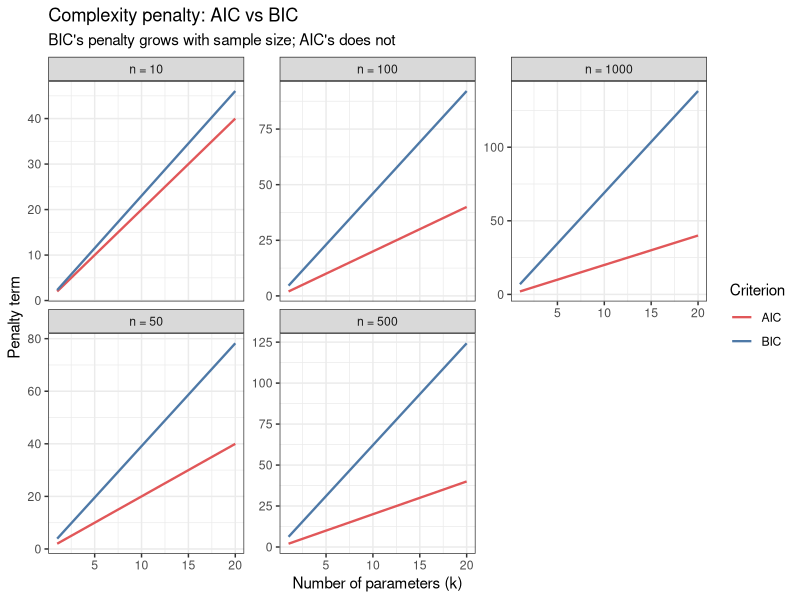

Write the R code that produced this figure.
## ---- chunk 1
knitr::opts_chunk$set(message = FALSE, warning = FALSE, echo = TRUE)
## ---- chunk 2
library(tidyverse)
library(mgcv)
library(knitr)
library(kableExtra)
## ---- chunk 3
set.seed(42)
n <- 100
x <- seq(0, 2 * pi, length.out = n)
y <- sin(x) + rnorm(n, sd = 0.3)
df <- tibble(x = x, y = y)

# Fit models of increasing complexity
models <- list(
  linear    = lm(y ~ x,                           data = df),
  quadratic = lm(y ~ poly(x, 2),                  data = df),
  cubic     = lm(y ~ poly(x, 3),                  data = df),
  degree5   = lm(y ~ poly(x, 5),                  data = df),
  degree10  = lm(y ~ poly(x, 10),                 data = df)
)

aic_table <- tibble(
  Model  = names(models),
  k      = map_int(models, ~ length(coef(.x))),
  AIC    = map_dbl(models, AIC),
  BIC    = map_dbl(models, BIC),
  R2     = map_dbl(models, ~ summary(.x)$r.squared)
) |>
  mutate(
    delta_AIC = AIC - min(AIC),
    delta_BIC = BIC - min(BIC)
  ) |>
  arrange(AIC)

aic_table |>
  kable(digits = 2, caption = "Model comparison on simulated sinusoidal data") |>
  kable_styling(bootstrap_options = c("striped", "hover"))
## ---- chunk 4
# AICc is not in base R — calculate manually
aicc <- function(mod) {
  k <- length(coef(mod))
  n <- nobs(mod)
  AIC(mod) + (2 * k * (k + 1)) / (n - k - 1)
}

aic_table |>
  mutate(AICc = map_dbl(models[Model], aicc)) |>
  select(Model, k, AIC, AICc, delta_AIC) |>
  arrange(AICc) |>
  kable(digits = 2, caption = "AIC vs AICc — corrections matter most for complex models") |>
  kable_styling(bootstrap_options = c("striped", "hover"))
## ---- chunk 5
n_vals <- c(10, 50, 100, 500, 1000)

penalty_df <- tibble(
  n     = rep(n_vals, each = 20),
  k     = rep(1:20, times = length(n_vals)),
  AIC   = 2 * k,
  BIC   = log(n) * k
) |>
  pivot_longer(cols = c(AIC, BIC), names_to = "criterion", values_to = "penalty")

ggplot(penalty_df, aes(x = k, y = penalty, color = criterion)) +
  geom_line(linewidth = 0.8) +
  facet_wrap(~ paste0("n = ", n), scales = "free_y") +
  scale_color_manual(values = c(AIC = "#E15759", BIC = "#4E79A7")) +
  labs(
    x = "Number of parameters (k)",
    y = "Penalty term",
    color = "Criterion",
    title = "Complexity penalty: AIC vs BIC",
    subtitle = "BIC's penalty grows with sample size; AIC's does not"
  ) +
  theme_bw()
## ---- chunk 6
data("co2", package = "datasets") # Mauna Loa CO2 data built into R

co2_df <- as_tibble(co2) |>
  mutate(
    year = time(co2) |> as.numeric()
  ) |>
  rename(co2_ppm = x)

gam_models <- list(
  linear   = gam(co2_ppm ~ year,                       data = co2_df, method = "ML"),
  smooth3  = gam(co2_ppm ~ s(year, k = 3),             data = co2_df, method = "ML"),
  smooth10 = gam(co2_ppm ~ s(year, k = 10),            data = co2_df, method = "ML"),
  smooth20 = gam(co2_ppm ~ s(year, k = 20),            data = co2_df, method = "ML")
)

gam_table <- tibble(
  Model = names(gam_models),
  EDF   = map_dbl(gam_models, ~ sum(.$edf)),
  AIC   = map_dbl(gam_models, AIC)
) |>
  mutate(delta_AIC = AIC - min(AIC)) |>
  arrange(AIC)

gam_table |>
  kable(digits = 2, caption = "GAM model comparison using AIC") |>
  kable_styling(bootstrap_options = c("striped", "hover"))
